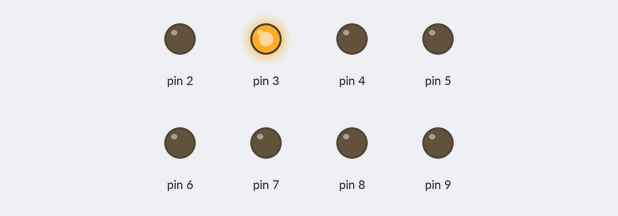
Recording of a sketch running on a simulated Arduino Uno, built with avr-gcc and run on an emulated ATmega328P. On the bench: output pins drawn as LEDs (lit = HIGH).

Above: at 0.7 s.
At 1.7 s:
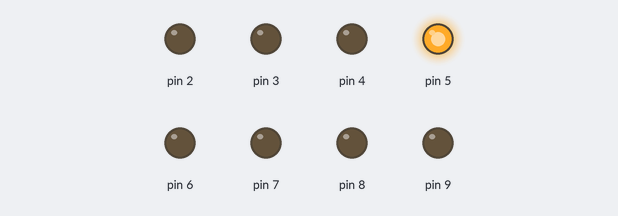
At 3.2 s:
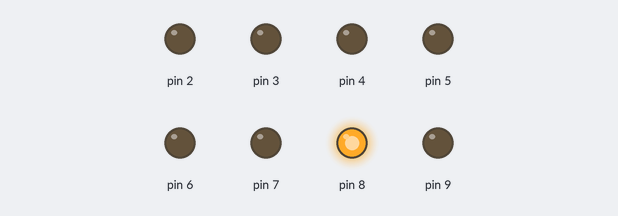
At 4.7 s:
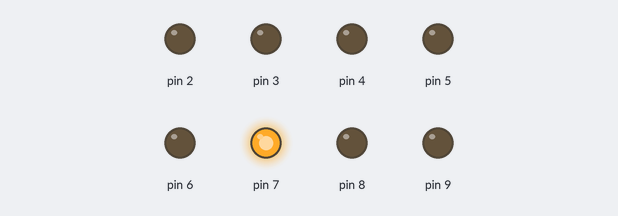
At 7.2 s:
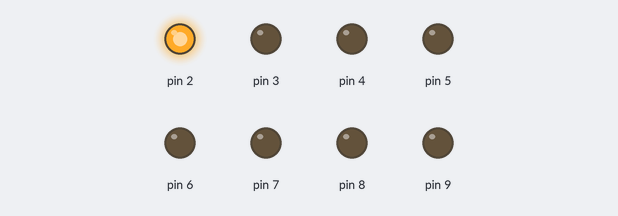
At 9.2 s:
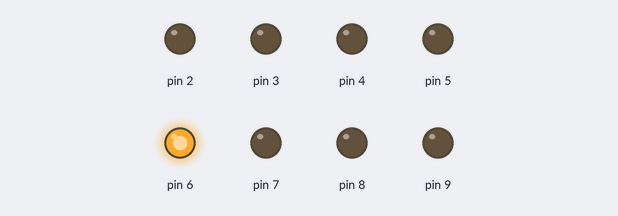
Timing chart, 0 to 9.6 s (numbered marks = the images above):
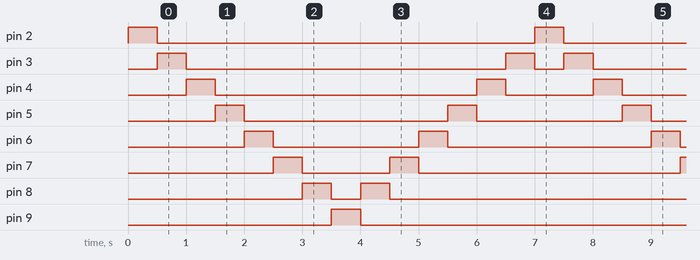

Measured:
- by itself, pin 2, pin 9: alternates HIGH for 0.50 s and LOW for 6.5 s
- by itself, pin 3: repeats every 7.0 s: LOW 5.5 s, HIGH 0.50 s, LOW 0.50 s, HIGH 0.50 s
- by itself, pin 4: repeats every 7.0 s: LOW 4.5 s, HIGH 0.50 s, LOW 1.5 s, HIGH 0.50 s
- by itself, pin 5: repeats every 7.0 s: LOW 3.5 s, HIGH 0.50 s, LOW 2.5 s, HIGH 0.50 s
- by itself, pin 6: repeats every 7.0 s: LOW 2.5 s, HIGH 0.50 s, LOW 3.5 s, HIGH 0.50 s
- by itself, pin 7: repeats every 7.0 s: LOW 1.5 s, HIGH 0.50 s, LOW 4.5 s, HIGH 0.50 s
- by itself, pin 8: repeats every 7.0 s: LOW 0.50 s, HIGH 0.50 s, LOW 5.5 s, HIGH 0.50 s

The sketch:

LED_2-9.ino
```cpp
void setup() {
  for (byte i = 2; i <= 9; i++)
    pinMode(i, OUTPUT); // 2번 부터 9번 까지 8개의 포트를 output으로 설정
  digitalWrite(2, HIGH); // 코드 상 3번에서 시작하지 때문에 2번을 켜주고 시작.
  delay(500);
}

void loop() {
  for (byte i = 3; i <= 9; i++){ // 이렇게 하면 밑의 반복문의 끝에서 2번이 켜진 뒤 자연스럽게 3번이 켜진다.
    digitalWrite(i, HIGH); // 현재 LED 켜기
    digitalWrite(i-1, LOW); // 이전 LED 끄기
    delay(500);
  }
  for (byte i = 8; i >= 2; i--){ // 이렇게 하면 위의 반복문의 끝에서 9번이 켜진 뒤 자연스럽게 8번이 켜진다.
    digitalWrite(i, HIGH); // 현재 LED 켜기
    digitalWrite(i+1, LOW); // 이전 LED 끄기
    delay(500);
  }
}
```
